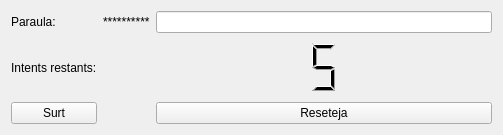
<?xml version="1.0" encoding="UTF-8"?>
<ui version="4.0">
 <class>MyForm</class>
 <widget class="QWidget" name="MyForm">
  <property name="geometry">
   <rect>
    <x>0</x>
    <y>0</y>
    <width>503</width>
    <height>135</height>
   </rect>
  </property>
  <property name="windowTitle">
   <string>Form</string>
  </property>
  <layout class="QGridLayout" name="gridLayout">
   <item row="5" column="0">
    <widget class="QPushButton" name="pushButton">
     <property name="text">
      <string>Surt</string>
     </property>
    </widget>
   </item>
   <item row="0" column="1">
    <widget class="QLabel" name="label_3">
     <property name="text">
      <string>**********</string>
     </property>
    </widget>
   </item>
   <item row="0" column="0">
    <widget class="QLabel" name="label_2">
     <property name="text">
      <string>Paraula:</string>
     </property>
    </widget>
   </item>
   <item row="1" column="0">
    <widget class="QLabel" name="label">
     <property name="text">
      <string>Intents restants:</string>
     </property>
    </widget>
   </item>
   <item row="0" column="2">
    <widget class="MyLine" name="lineEdit">
     <property name="inputMask">
      <string>A</string>
     </property>
    </widget>
   </item>
   <item row="1" column="2">
    <widget class="QLCDNumber" name="lcdNumber">
     <property name="font">
      <font>
       <kerning>true</kerning>
      </font>
     </property>
     <property name="frameShape">
      <enum>QFrame::Shape::NoFrame</enum>
     </property>
     <property name="digitCount">
      <number>1</number>
     </property>
     <property name="value" stdset="0">
      <double>5.000000000000000</double>
     </property>
    </widget>
   </item>
   <item row="5" column="2">
    <widget class="QPushButton" name="pushButton_2">
     <property name="text">
      <string>Reseteja</string>
     </property>
    </widget>
   </item>
  </layout>
 </widget>
 <customwidgets>
  <customwidget>
   <class>MyLine</class>
   <extends>QLineEdit</extends>
   <header>MyLine.h</header>
   <slots>
    <signal>envia_text(QString)</signal>
    <signal>envia_error(int)</signal>
    <slot>reinicia()</slot>
    <slot>comprova_lletra(QString)</slot>
   </slots>
  </customwidget>
 </customwidgets>
 <resources/>
 <connections>
  <connection>
   <sender>pushButton</sender>
   <signal>clicked()</signal>
   <receiver>MyForm</receiver>
   <slot>close()</slot>
   <hints>
    <hint type="sourcelabel">
     <x>68</x>
     <y>113</y>
    </hint>
    <hint type="destinationlabel">
     <x>502</x>
     <y>134</y>
    </hint>
   </hints>
  </connection>
  <connection>
   <sender>lineEdit</sender>
   <signal>envia_error(int)</signal>
   <receiver>lcdNumber</receiver>
   <slot>display(int)</slot>
   <hints>
    <hint type="sourcelabel">
     <x>272</x>
     <y>28</y>
    </hint>
    <hint type="destinationlabel">
     <x>276</x>
     <y>69</y>
    </hint>
   </hints>
  </connection>
  <connection>
   <sender>lineEdit</sender>
   <signal>textChanged(QString)</signal>
   <receiver>lineEdit</receiver>
   <slot>comprova_lletra(QString)</slot>
   <hints>
    <hint type="sourcelabel">
     <x>325</x>
     <y>18</y>
    </hint>
    <hint type="destinationlabel">
     <x>405</x>
     <y>16</y>
    </hint>
   </hints>
  </connection>
  <connection>
   <sender>pushButton_2</sender>
   <signal>clicked()</signal>
   <receiver>lineEdit</receiver>
   <slot>reinicia()</slot>
   <hints>
    <hint type="sourcelabel">
     <x>447</x>
     <y>115</y>
    </hint>
    <hint type="destinationlabel">
     <x>487</x>
     <y>15</y>
    </hint>
   </hints>
  </connection>
  <connection>
   <sender>lineEdit</sender>
   <signal>envia_text(QString)</signal>
   <receiver>label_3</receiver>
   <slot>setText(QString)</slot>
   <hints>
    <hint type="sourcelabel">
     <x>205</x>
     <y>16</y>
    </hint>
    <hint type="destinationlabel">
     <x>164</x>
     <y>17</y>
    </hint>
   </hints>
  </connection>
 </connections>
</ui>
